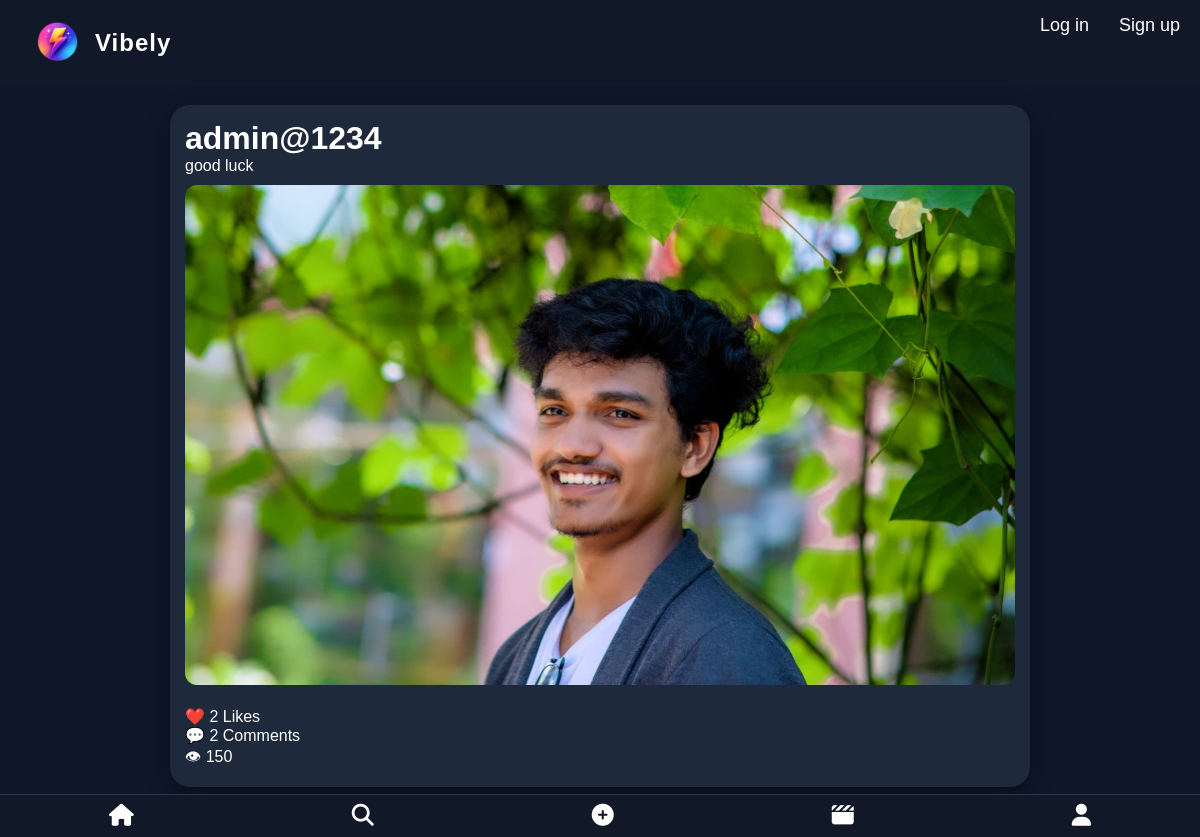
Screenshot of /post/7/ with the database file from the repository.
### posts/models.py (models this page shows, shortened)
class Post(models.Model):
    user = models.ForeignKey(
        User,
        on_delete=models.CASCADE
    )
    caption = models.TextField()
    category = models.CharField(
        max_length=20,
        choices=CATEGORY_CHOICES
    )
    media = models.FileField(
        upload_to='posts/',
        blank=True,
        null=True
    )
    created_at = models.DateTimeField(
        auto_now_add=True
    )
    views = models.IntegerField(
        default=0
    )

### posts/views.py (the view)
def post_detail(request, post_id):
    post = get_object_or_404(
        Post,
        id=post_id
    )
    post.views += 1
    post.save()
    return render(
        request,
        'posts/post_detail.html',
        {'post': post}
    )

### templates/posts/post_detail.html (shortened to what this page needs)
{% extends 'base.html' %}
{% block content %}
<div class="post-card">
    <h2>{{ post.user.username }}</h2>
    <p>{{ post.caption }}</p>
    {% if post.media %}
        {% if ".mp4" in post.media.url %}
            <video width="100%" controls>
                <source src="{{ post.media.url }}">
            </video>
        {% else %}
            <img
                src="{{ post.media.url }}"
                width="100%">
        {% endif %}
    {% endif %}
    <br><br>
    ❤️ {{ post.like_set.count }} Likes
    <br>
    💬 {{ post.comment_set.count }} Comments
    <br>
    👁 {{ post.views }}
</div>
{% endblock %}

### static/css/style.css (style rules this page uses)
* { margin:0; padding:0; box-sizing:border-box; font-family:Arial,sans-serif; }
body { background:#0f172a; color:white; font-family:Arial, sans-serif; margin:0; padding:0; }
body { background:#0f172a; color:rgb(0, 0, 0); }
.post-card { background:#1e293b; border-radius:20px; overflow:hidden; margin-bottom:30px; }
.post-card img { width:100%; border-radius:10px; margin-top:10px; }
.post-card video, .post-card img { width:100%; max-height:450px; object-fit:cover; }
body { background:#0f172a; color:white; margin:0; font-family:Arial,sans-serif; }
body { background:#0f172a; color:#ffffff; font-family:Arial, sans-serif; margin:0; padding:0; }
h2 { font-size:32px; }
.post-card { background:#1e293b; border-radius:20px; overflow:hidden; margin-bottom:30px; box-shadow:0 8px 25px rgba(0,0,0,0.4); padding:15px; }
.post-card img, .post-card video { width:100%; max-height:500px; object-fit:cover; border-radius:12px; }
.post-card { transition:0.3s; }
* { scrollbar-width:none; }

### rows the page displays
Post: user.username "admin@1234", caption "good luck", media (picture), like_set.count "2", comment_set.count "2", views "150"
